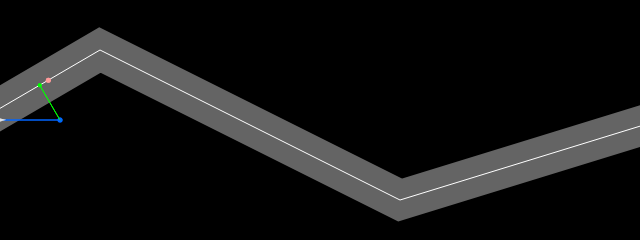
Frame 1 (no input)
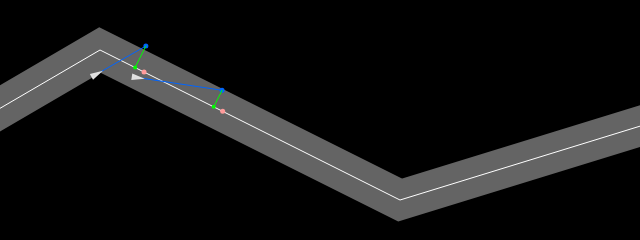
Frame 60 (no input)
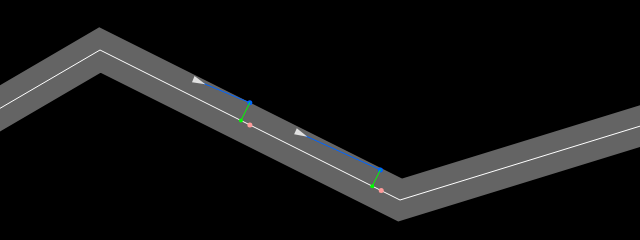
Frame 120 (the mouse pressed at the canvas centre since frame 60)

The p5.js sketch that drew these frames (run headless with seeded random() and noise() and a simulated clock; from frame 60 on, the mouse is pressed at the canvas centre):

// p5.js sketch
// ── sketch.js
let vehicles = [];
let path;

function setup() {
  
  createCanvas(640, 240);
  path = new MultiPointPath();
  path.addPoint(-20, height / 2);
  path.addPoint(100, 50);
  path.addPoint(400, 200);
  path.addPoint(width + 20, height / 2);
  

  vehicles.push(new Vehicle(0,height/2, 2, 0.04));
  vehicles.push(new Vehicle(0,height/2, 3, 0.1));

}

function draw() {
    background(0);
    path.show();

    for(let vehicle of vehicles){
      vehicle.followMulti(path);
      vehicle.edges();
      vehicle.update();
      vehicle.show();
    }
  
}

// ── Path.js
class Path{
  constructor(x1,y1,x2,y2){
      this.start = createVector(x1, y1,);
      this.end = createVector(x2,y2);
      this.radius = 8;


  }

  show(){
    stroke(255);
    strokeWeight(2);

    line(this.start.x, this.start.y, this.end.x, this.end.y);

    stroke(255,100);
    strokeWeight(this.radius * 2);
    line(this.start.x, this.start.y, this.end.x, this.end.y);

  }
}

class MultiPointPath{
  constructor(){
    this.radius = 20;
    this.points = [];
  }

  addPoint(x,y){
    this.points.push(createVector(x,y));
  }

  show(){

    //radius drawing
    stroke(100);
    strokeWeight(this.radius * 2);
    noFill();

    beginShape();
      for(let pathPoint of this.points){
        vertex(pathPoint.x, pathPoint.y,);
      }
    endShape();

    //center line. 
    stroke(255);
    strokeWeight(1);
    noFill();
    beginShape();
      for(let pathPoint of this.points){
        vertex(pathPoint.x, pathPoint.y,);
      }
    endShape();

  }

}
// ── vehicle.js
function getNormal(start, a, b){
  v1 = p5.Vector.sub(a,start);
  v2 = p5.Vector.sub(b,start);

  v2.normalize();
  let sp = v1.dot(v2);
  v2.mult(sp);
  v2.add(start);
  return v2;
}

class Vehicle{
  constructor(x, y, ms, mf) {
    this.pos = createVector(x,y);
    this.vel = createVector(2,0);
    this.acc = createVector(0, 0);

    this.r = 8;
    this.mass = 1;
    this.maxSpeed = ms || 4;
    this.maxForce = mf || 0.1 ;
  }


  followMulti(path){
    let future = this.vel.copy();
    future.mult(30);
    future.add(this.pos);

    let target = null;
    let normal = null;
    let record = Infinity;

    //look thru all line segments 
    for(let i = 0; i < path.points.length -1; i++){
      let vertexA = path.points[i];
      let vertexB = path.points[i + 1];
      
      //whats the normal point between the line and the vehicle?
      let normalPoint = getNormal(vertexA, future,vertexB);

      //check if the normal point is between the two vertices
      if(normalPoint.x < vertexA.x || normalPoint.x > vertexB.x){
        // if we cant find a normal point on the line, just set it to the end of the segment
        normalPoint = vertexB.copy(); 
      }

      let distance = p5.Vector.dist(future, normalPoint);
      if (distance < record){
        record = distance;
        normal = normalPoint;
        target = normalPoint.copy();
        let dir = p5.Vector.sub(vertexB,vertexA);
        dir.setMag(10);
        target.add(dir);
      }

    }
      if(record > path.radius && target !=null){
        this.seek(target);
      }/*  else {return createVector(0,0);} */

    //draw points
    stroke(0,100,255);
    strokeWeight(1);
    fill(0,100,255);  //future vel
    line(this.pos.x,this.pos.y, future.x, future.y);
    noStroke();
    circle(future.x, future.y, 5);

    stroke(0,255,0);
    fill(0,255,0);
    line(future.x,future.y, normal.x,normal.y);
    noStroke();
    circle(normal.x,normal.y,4);

    fill(255,155,155);
    circle(target.x,target.y,5);

  }



  seek(target, arrival){

    let force = p5.Vector.sub(target, this.pos); //desired path
    let desiredSpeed = this.maxSpeed;

    if(arrival){
      let slowRadius = 100;
      let dist = force.mag();

      if(dist < slowRadius){
        desiredSpeed = map(dist, 0, slowRadius, 0, this.maxSpeed);
        force.setMag(desiredSpeed);
      }
    }

    force.setMag(desiredSpeed); 
    force.sub(this.vel);    //subtract current velocity and limit the acting force to "maxForce"
    force.limit(this.maxForce);
    /* return(force); */
    this.applyForce(force);
  }

  arrive(target){
    return this.seek(target, true);
  }


  pursue(vehicle){
    let target = vehicle.pos.copy();
    let prediction = vehicle.vel.copy();
    prediction.mult(10);
    target.add(prediction);
    return this.seek(target);
  }

  flee(predator){
    return this.seek(predator).mult(-1);
  }

  evade(vehicle){
    let pursuit = this.pursue(vehicle);
    pursuit.mult(-1);
    return pursuit;
  }

  /**
   * divides force by mass, then adds to the objects acceleration
   */
  applyForce(force) {
/*     let f = force.copy();
    f.div(this.mass); */
    this.acc.add(force);
  }

    /**
     * In the event an automated target moves offscreen, it will be returned on the opposite side.
     */
  edges() {
    let edgeWrap = false;

    if (this.pos.x > width + this.r) {
      this.pos.x = -this.r;
      edgeWrap = true;

    } else if (this.pos.x < -this.r) {
        this.pos.x = width + this.r;
        edgeWrap = true;
      }
      if (this.pos.y > height + this.r) {
        this.pos.y = -this.r;
        edgeWrap = true;
      } else if (this.pos.y < -this.r) {
        this.pos.y = height + this.r;
        edgeWrap = true;
      }

      if (edgeWrap){
        this.onEdgeWrap();
      }
  }

  /**
   * blank function for method override
   */ 
  onEdgeWrap(){
    
  }


  update() {
    this.vel.add(this.acc);
    this.vel.limit(this.maxSpeed);
    this.pos.add(this.vel);
    this.acc.mult(0);
  }

  show() {
    stroke(225);
    strokeWeight(2);
    fill(220);
    push();
      translate(this.pos.x, this.pos.y,);
      rotate(this.vel.heading());
      triangle(-this.r, -this.r/4, -this.r, this.r/4, 0,0);
    pop();
  }
}

class Target extends Vehicle{
  constructor(x,y){
    super(x,y);
  }
  
  update(){
    this.pos.set(mouseX,mouseY);
  }

  show(){
    noStroke();
    fill(255,0,0);
    ellipse(this.pos.x, this.pos.y, 16);
  }
}
